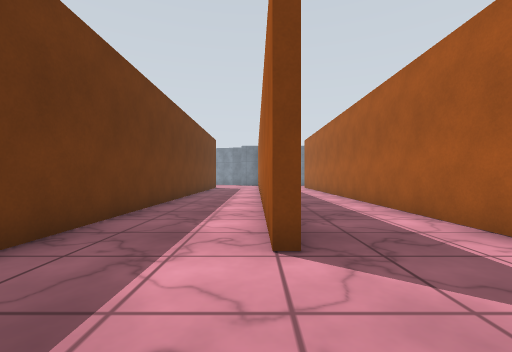
View 1 (above)

14 first-person views from a walk through a world built for the Gazebo simulator. The camera is 0.94 m above the floor, looks level and sees 90° across. The floor is counted in squares, 1 m on a side. Each view is taken from the middle of a square. On the plan, view 1 faces up. The plan holds only what a view shows up to about 10 squares ahead; the rest is blank. The place goes on beyond the plan. Surface patterns are stand-ins for the level's own textures.

View 2
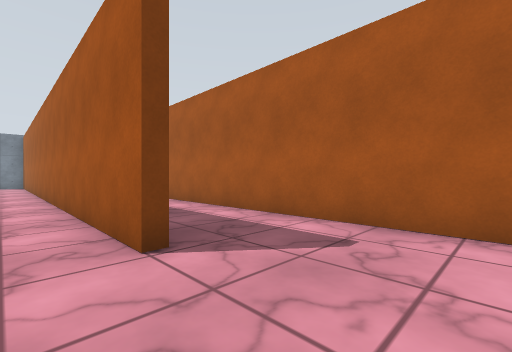

View 3
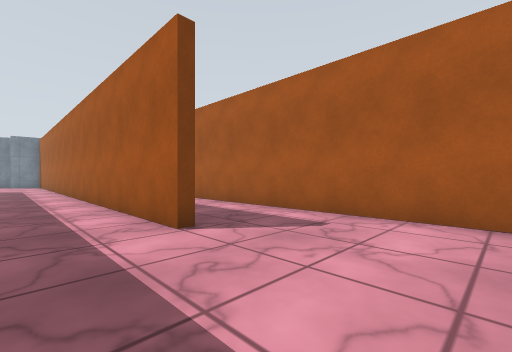

View 4
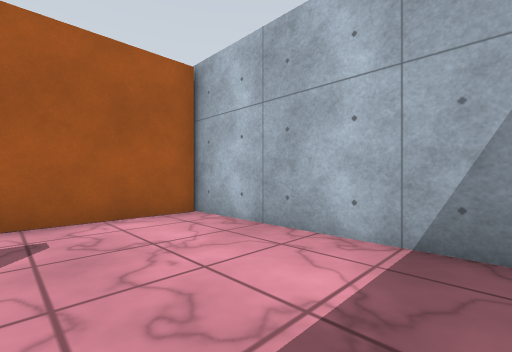

View 5
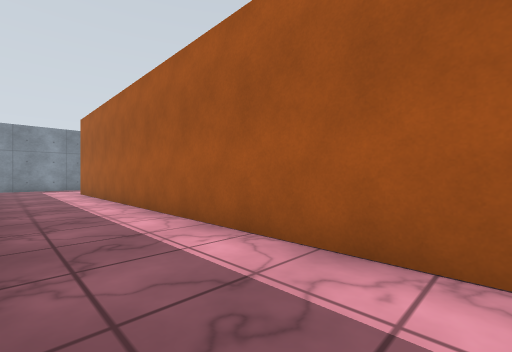

View 6
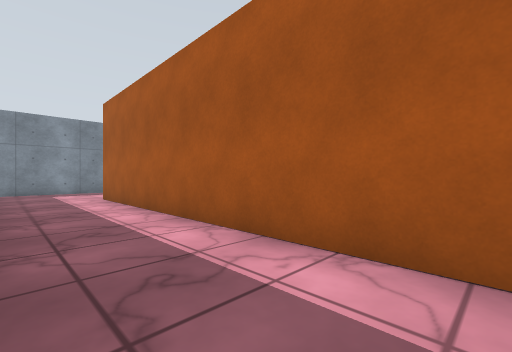

View 7
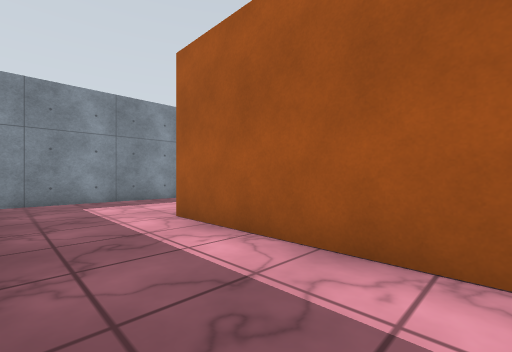

View 8
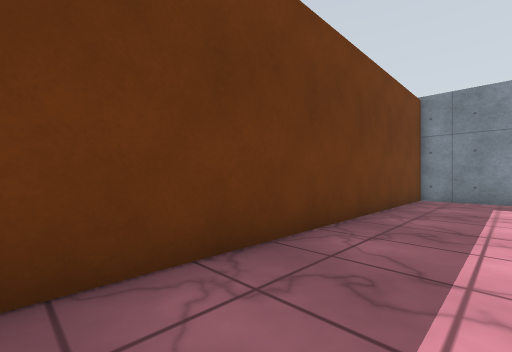

View 9
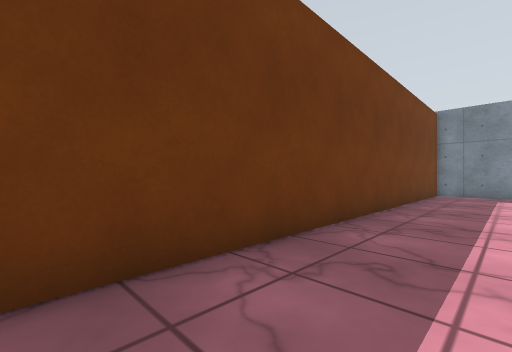

View 10
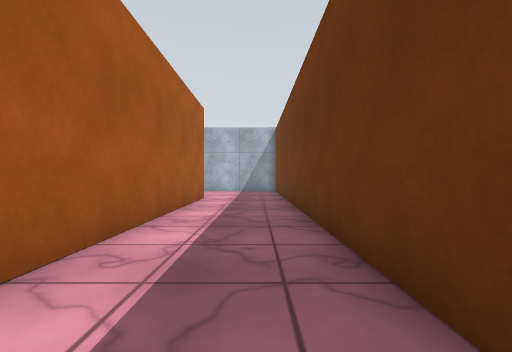

View 11
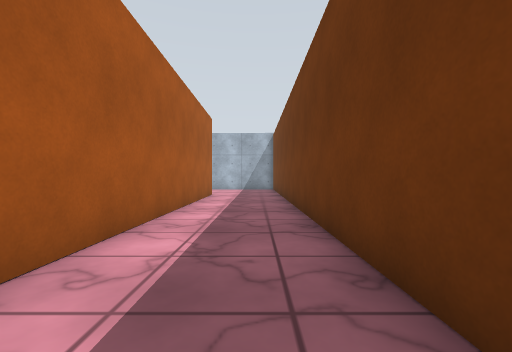

View 12
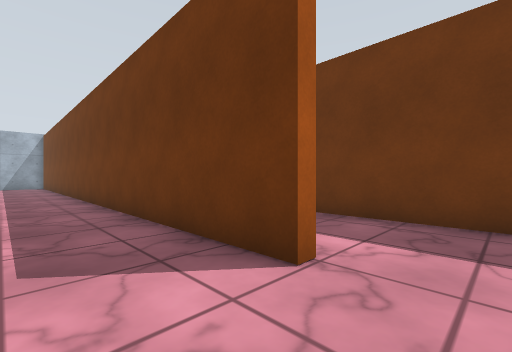

View 13
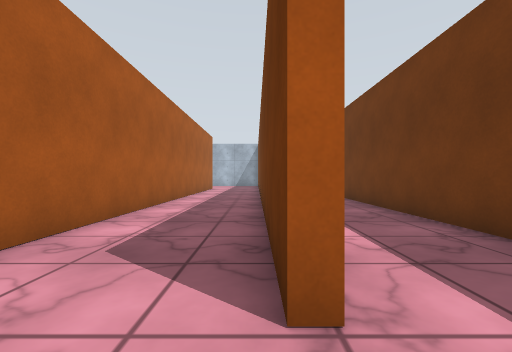

View 14
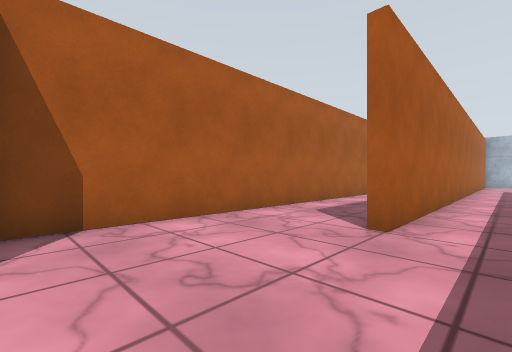

### Floor plan
Points are (right, up) in squares from view 1. A wall is a line through its corners. A room is listed if a view was taken in it or the views show most of it. See-through windows are left out.
Room 1 (views 1, 2, 3, 4, 5, 6, 7, 8, 9, 10, 11)
walls: (0.6, 3.2) (0.2, 3.2) (0.2, 21.5); (-3.2, 20.4) (-3.2, 3.1); (-2.1, -1.7) (3.9, -1.7) (3.9, 20.5); (4.5, 25.3) (0.6, 25.3) (0.6, 11)
ways out: opening at (-1.5, 20.5) to room 2
Room 2 (views 12, 13, 14)
walls: (-3.6, 12.2) (-3.6, 20.4) (-3.2, 20.4); (-6.7, 22) (-6.7, 12); (0.2, 21.5) (0.2, 25)
ways out: opening at (-1.5, 20.5) to room 1

Positions as (right, up) in squares from view 1, and headings:
1: (0, 0), facing up
2: (-1, 0), facing up-right
3: (-2, -1), facing up-right
4: (-2, 2), facing down-right
5: (1, 5), facing up-right
6: (1, 9), facing up-right
7: (1, 15), facing up-right
8: (3, 14), facing up-left
9: (3, 11), facing up-left
10: (-2, 14), facing down
11: (-2, 16), facing down
12: (-1, 22), facing down-left
13: (-3, 22), facing down
14: (-5, 25), facing down-right
